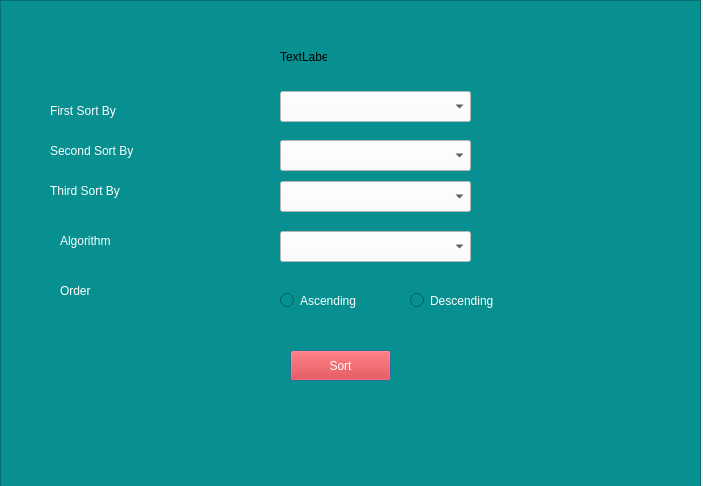
<?xml version="1.0" encoding="UTF-8"?>
<ui version="4.0">
 <class>Dialog</class>
 <widget class="QDialog" name="Dialog">
  <property name="geometry">
   <rect>
    <x>0</x>
    <y>0</y>
    <width>703</width>
    <height>486</height>
   </rect>
  </property>
  <property name="windowTitle">
   <string>Dialog</string>
  </property>
  <widget class="QFrame" name="frame">
   <property name="geometry">
    <rect>
     <x>0</x>
     <y>0</y>
     <width>701</width>
     <height>491</height>
    </rect>
   </property>
   <property name="styleSheet">
    <string notr="true">background-color: rgb(8, 143, 143);</string>
   </property>
   <property name="frameShape">
    <enum>QFrame::StyledPanel</enum>
   </property>
   <property name="frameShadow">
    <enum>QFrame::Raised</enum>
   </property>
   <widget class="QLabel" name="label">
    <property name="geometry">
     <rect>
      <x>280</x>
      <y>50</y>
      <width>47</width>
      <height>13</height>
     </rect>
    </property>
    <property name="text">
     <string>TextLabel</string>
    </property>
   </widget>
   <widget class="QLabel" name="label_2">
    <property name="geometry">
     <rect>
      <x>50</x>
      <y>100</y>
      <width>131</width>
      <height>21</height>
     </rect>
    </property>
    <property name="styleSheet">
     <string notr="true">font: 75 italic 14pt &quot;Arial&quot;;
color: rgb(255, 255, 255);</string>
    </property>
    <property name="text">
     <string>First Sort By</string>
    </property>
   </widget>
   <widget class="QLabel" name="label_3">
    <property name="geometry">
     <rect>
      <x>50</x>
      <y>140</y>
      <width>141</width>
      <height>21</height>
     </rect>
    </property>
    <property name="styleSheet">
     <string notr="true">font: 75 italic 14pt &quot;Arial&quot;;
color: rgb(255, 255, 255);</string>
    </property>
    <property name="text">
     <string>Second Sort By</string>
    </property>
   </widget>
   <widget class="QLabel" name="label_4">
    <property name="geometry">
     <rect>
      <x>50</x>
      <y>180</y>
      <width>141</width>
      <height>21</height>
     </rect>
    </property>
    <property name="styleSheet">
     <string notr="true">font: 75 italic 14pt &quot;Arial&quot;;
color: rgb(255, 255, 255);</string>
    </property>
    <property name="text">
     <string>Third Sort By</string>
    </property>
   </widget>
   <widget class="QLabel" name="label_5">
    <property name="geometry">
     <rect>
      <x>60</x>
      <y>230</y>
      <width>111</width>
      <height>21</height>
     </rect>
    </property>
    <property name="styleSheet">
     <string notr="true">font: 75 italic 14pt &quot;Arial&quot;;
color: rgb(255, 255, 255);</string>
    </property>
    <property name="text">
     <string>Algorithm</string>
    </property>
   </widget>
   <widget class="QLabel" name="label_6">
    <property name="geometry">
     <rect>
      <x>60</x>
      <y>280</y>
      <width>101</width>
      <height>21</height>
     </rect>
    </property>
    <property name="styleSheet">
     <string notr="true">font: 75 italic 14pt &quot;Arial&quot;;
color: rgb(255, 255, 255);</string>
    </property>
    <property name="text">
     <string>Order</string>
    </property>
   </widget>
   <widget class="QComboBox" name="comboBox">
    <property name="geometry">
     <rect>
      <x>280</x>
      <y>91</y>
      <width>191</width>
      <height>31</height>
     </rect>
    </property>
    <property name="styleSheet">
     <string notr="true">background-color: rgb(255, 255, 255);</string>
    </property>
   </widget>
   <widget class="QComboBox" name="comboBox_2">
    <property name="geometry">
     <rect>
      <x>280</x>
      <y>140</y>
      <width>191</width>
      <height>31</height>
     </rect>
    </property>
    <property name="styleSheet">
     <string notr="true">background-color: rgb(255, 255, 255);</string>
    </property>
   </widget>
   <widget class="QComboBox" name="comboBox_3">
    <property name="geometry">
     <rect>
      <x>280</x>
      <y>181</y>
      <width>191</width>
      <height>31</height>
     </rect>
    </property>
    <property name="styleSheet">
     <string notr="true">background-color: rgb(255, 255, 255);</string>
    </property>
   </widget>
   <widget class="QComboBox" name="comboBox_4">
    <property name="geometry">
     <rect>
      <x>280</x>
      <y>231</y>
      <width>191</width>
      <height>31</height>
     </rect>
    </property>
    <property name="styleSheet">
     <string notr="true">background-color: rgb(255, 255, 255);</string>
    </property>
   </widget>
   <widget class="QRadioButton" name="radioButton">
    <property name="geometry">
     <rect>
      <x>280</x>
      <y>290</y>
      <width>121</width>
      <height>21</height>
     </rect>
    </property>
    <property name="styleSheet">
     <string notr="true">font: 75 italic 14pt &quot;Arial&quot;;
color: rgb(255, 255, 255);</string>
    </property>
    <property name="text">
     <string>Ascending</string>
    </property>
   </widget>
   <widget class="QRadioButton" name="radioButton_2">
    <property name="geometry">
     <rect>
      <x>410</x>
      <y>290</y>
      <width>131</width>
      <height>21</height>
     </rect>
    </property>
    <property name="styleSheet">
     <string notr="true">font: 75 italic 14pt &quot;Arial&quot;;
color: rgb(255, 255, 255);</string>
    </property>
    <property name="text">
     <string>Descending</string>
    </property>
   </widget>
   <widget class="QPushButton" name="pushButton">
    <property name="geometry">
     <rect>
      <x>290</x>
      <y>350</y>
      <width>101</width>
      <height>31</height>
     </rect>
    </property>
    <property name="styleSheet">
     <string notr="true">font: 75 italic 14pt &quot;Arial&quot;;
color: rgb(255, 255, 255);
background-color: rgb(255, 0, 0);</string>
    </property>
    <property name="text">
     <string>Sort</string>
    </property>
   </widget>
  </widget>
 </widget>
 <resources/>
 <connections/>
</ui>
